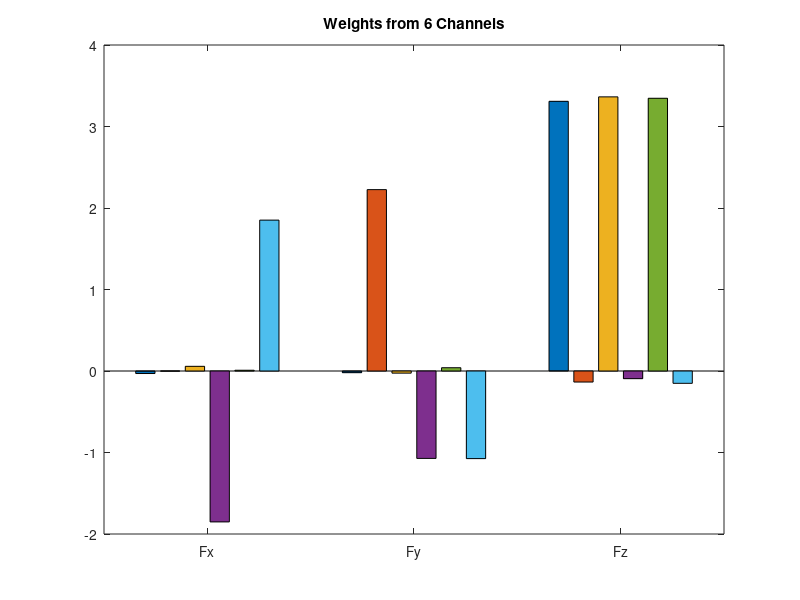

This figure's MATLAB source:
calmat = [-0.54078   -0.02116   1.00555 -32.46314   0.16251  32.45768; ...
    -0.36244  39.01850  -0.46187 -18.80360   0.70820 -18.84513; ...
    18.54507  -0.75908  18.85107  -0.52706  18.75407  -0.84758; ...
    -0.17990  0.12059 -32.64874   0.82334  32.25039  -1.49116; ...
    37.18211  -1.56733 -18.80921   0.54439 -18.38546   0.80521; ...
    0.26372 -19.18453   0.31216 -18.71633 0.02841 -18.72425];
 
calmat(1,:) = calmat(1,:)./17.5315918109945;
calmat(2,:) = calmat(2,:)./17.5315918109945;
calmat(3,:) = calmat(3,:)./5.60414235116549;
calmat(4,:) = calmat(4,:)./8.52944252054268;
calmat(5,:) = calmat(5,:)./8.52944252054268;
calmat(6,:) = calmat(6,:)./8.20975505707158;

figure
bar(calmat(1:3,:))
set(gca,'XTick',[1,2,3])
set(gca,'XTickLabel',{'Fx','Fy','Fz'})
title('Weights from 6 Channels')
saveas(gcf, '../calmatrixWeights.jpg')